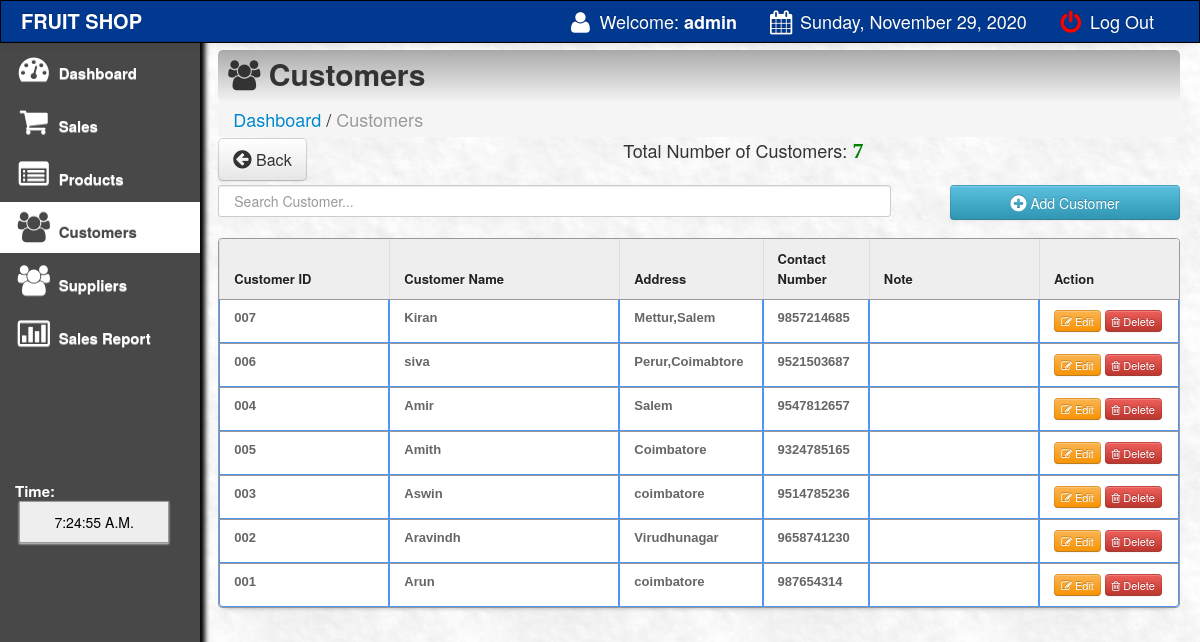
Screenshot of /main/customer.php (signed in) with the database file from the repository.
### tables this page shows
CREATE TABLE `customer` (
  `customer_id` int(11) NOT NULL,
  `customer_name` varchar(100) NOT NULL,
  `address` varchar(100) NOT NULL,
  `contact` varchar(100) NOT NULL,
  `membership_number` varchar(100) NOT NULL,
  `prod_name` varchar(550) NOT NULL,
  `expected_date` varchar(500) NOT NULL,
  `note` varchar(500) NOT NULL
);

### main/customer.php (the view, shortened to what this page needs)
<html>
<head>
 <link href="css/bootstrap.css" rel="stylesheet">
    <link rel="stylesheet" type="text/css" href="css/DT_bootstrap.css">
  <link rel="stylesheet" href="css/font-awesome.min.css">
    <link href="css/bootstrap-responsive.css" rel="stylesheet">
<link href="../style.css" media="screen" rel="stylesheet" type="text/css" />
<link href="src/facebox.css" media="screen" rel="stylesheet" type="text/css" />
</head>
<?php
function createRandomPassword() {
	$chars = "003232303232023232023456789";
	$i = 0;
	$pass = '' ;
	while ($i <= 7) {
		$num = rand() % 33;
		$tmp = substr($chars, $num, 1);
		$pass = $pass . $tmp;
		$i++;
	}
	return $pass;
}
$finalcode='RS-'.createRandomPassword();
?>
<body>
<?php include('navfixed.php');?>
<div class="container-fluid">
      <div class="row-fluid">
	<div class="span2">
          <div class="well sidebar-nav">
              <ul class="nav nav-list">
              <li><a href="index.php"><i class="icon-dashboard icon-2x"></i> Dashboard  </a></li>
			<li><a href="sales.php?id=cash&invoice=<?php echo $finalcode ?>"><i class="icon-shopping-cart icon-2x"></i> Sales </a>  </li>
			<li><a href="products.php"><i class="icon-list-alt icon-2x"></i> Products</a>                                     </li>
			<li class="active"><a href="customer.php"><i class="icon-group icon-2x"></i> Customers </a>                                    </li>
			<li><a href="supplier.php"><i class="icon-group icon-2x"></i> Suppliers</a>                                    </li>
			<li><a href="salesreport.php?d1=0&d2=0"><i class="icon-bar-chart icon-2x"></i> Sales Report</a>                </li>
					<br><br><br><br><br><br>
			<li>
			 <div class="hero-unit-clock">
			<form name="clock">
			<font color="white">Time: <br></font>&nbsp;<input style="width:150px;" type="submit" class="trans" name="face" value="">
			</form>
			  </div>
			</li>
				</ul>
          </div>
        </div>
	<div class="span10">
	<div class="contentheader">
			<i class="icon-group"></i> Customers
			</div>
			<ul class="breadcrumb">
			<li><a href="index.php">Dashboard</a></li> /
			<li class="active">Customers</li>
			</ul>
<div style="margin-top: -19px; margin-bottom: 21px;">
<a  href="index.php"><button class="btn btn-default btn-large" style="float: left;"><i class="icon icon-circle-arrow-left icon-large"></i> Back</button></a>
<?php
			include('../connect.php');
				$result = $db->prepare("SELECT * FROM customer ORDER BY customer_id DESC");
				$result->execute();
				$rowcount = $result->rowcount();
			?>
			<div style="text-align:center;">
			Total Number of Customers: <font color="green" style="font:bold 22px 'Aleo';"><?php echo $rowcount;?></font>
			</div>
</div>
<input type="text" name="filter" style="padding:15px;" id="filter" placeholder="Search Customer..." autocomplete="off" />
<a rel="facebox" href="addcustomer.php"><Button type="submit" class="btn btn-info" style="float:right; width:230px; height:35px;" /><i class="icon-plus-sign icon-large"></i> Add Customer</button></a><br><br>
<table class="table table-bordered" id="resultTable" data-responsive="table" style="text-align: left;">
	<thead>
		<tr>
			<th width="17%"> Customer ID </th>
			<th width="23%"> Customer Name</th>
			<th width="10%"> Address </th>
			<th width="10%"> Contact Number</th>
			<th width="17%"> Note </th>
			<th width="14%"> Action </th>
		</tr>
	</thead>
	<tbody>
			<?php
				include('../connect.php');
				$result = $db->prepare("SELECT * FROM customer ORDER BY customer_id DESC");
				$result->execute();
				for($i=0; $row = $result->fetch(); $i++){
			?>
			<tr class="record">
			<td><?php echo $row['customer_name']; ?></td>
			<td><?php echo $row['prod_name']; ?></td>
			<td><?php echo $row['address']; ?></td>
			<td><?php echo $row['contact']; ?></td>
			<td><?php echo $row['note']; ?></td>
			<td><a  title="Click To Edit Customer" rel="facebox" href="editcustomer.php?id=<?php echo $row['customer_id']; ?>"><button class="btn btn-warning btn-mini"><i class="icon-edit"></i> Edit </button></a>
			<a href="#" id="<?php echo $row['customer_id']; ?>" class="delbutton" title="Click To Delete"><button class="btn btn-danger btn-mini"><i class="icon-trash"></i> Delete</button></a></td>
			</tr>
			<?php
				}
			?>
	</tbody>
</table>
</div>
</div>
</div>
</body>
<?php include('footer.php');?>
</html>

### main/navfixed.php (shortened to what this page needs)
<div class="navbar navbar-inverse navbar-fixed-top">
     <div class="navbar-inner">
       <div class="container-fluid">
         <a class="brand" href="#"><b>FRUIT SHOP</b></a>
         <div class="nav-collapse collapse">
           <ul class="nav pull-right">
             <li><a><i class="icon-user icon-large"></i> Welcome:<strong> <?php echo $_SESSION['SESS_LAST_NAME'];?></strong></a></li>
		 <li><a> <i class="icon-calendar icon-large"></i>
							<?php
							$Today = date('y:m:d',mktime());
							$new = date('l, F d, Y', strtotime($Today));
							echo $new;
							?>
			</a></li>
             <li><a href="../index.php"><font color="red"><i class="icon-off icon-large"></i></font> Log Out</a></li>
           </ul>
         </div>
       </div>
     </div>
   </div>

### main/footer.php (shortened to what this page needs)
<link href="vendors/chosen.min.css" rel="stylesheet" media="screen">

### style.css (style rules this page uses)
td a { color:darkblue; }
input { border: 1px solid #999; background: #EEEEEE; padding: 10px; box-shadow:0 1px 2px #ddd; -moz-box-shadow:0 1px 2px #ddd; -webkit-box-shadow:0 1px 2px #ddd; }
#filter { width: 70%; float:left; }
#resultTable { border-collapse: separate; background-color: #FFFFFF; border-spacing: 0; max-width: 100%; }
#resultTable { color: #666666; text-shadow: 0 1px 0 #FFFFFF; width: 100%; border: 1px solid #999999; box-shadow: 0 5px 5px -5px rgba(0, 0, 0, 0.3); margin-top: 13px; }
#resultTable thead tr th { background: none repeat scroll 0 0 #EEEEEE; color: #222222; padding: 10px 14px; text-align: left; border-top: 0 none; font-size: 13px; }
#resultTable tbody tr td { font: bold 13px 'Arial'; text-align: left; padding: 10px 14px; border-top: 1px solid #999999; }
#resultTable td { padding:7px; border:#4e95f4 1px solid; }
#resultTable tr { background: #fff; }

### main/customer.php (style rules this page uses)
body { padding-top: 60px; padding-bottom: 40px; }
.sidebar-nav { padding: 9px 0; }

### rows the page displays
customer: customer_name "007", prod_name "Kiran", address "Mettur,Salem", contact "9857214685"
customer: customer_name "006", prod_name "siva", address "Perur,Coimabtore", contact "9521503687"
customer: customer_name "004", prod_name "Amir", address "Salem", contact "9547812657"
customer: customer_name "005", prod_name "Amith", address "Coimbatore", contact "9324785165"
customer: customer_name "003", prod_name "Aswin", address "coimbatore", contact "9514785236"
customer: customer_name "002", prod_name "Aravindh", address "Virudhunagar", contact "9658741230"
customer: customer_name "001", prod_name "Arun", address "coimbatore", contact "987654314"

### other values shown
$_SESSION['SESS_LAST_NAME'] "admin"
$new "Sunday, November 29, 2020"
$rowcount "7"
